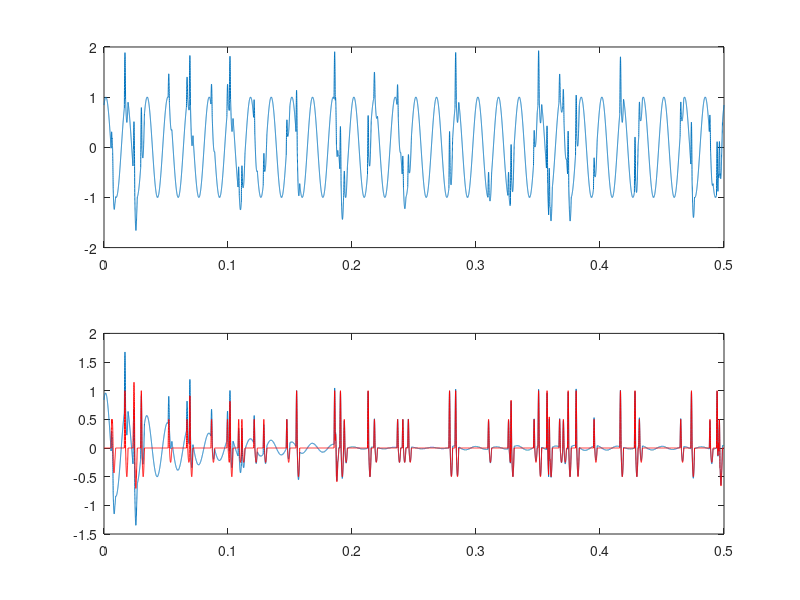

MATLAB code to generate this figure:
% test 60 Hz canceller
clear all
figure(1); clf;

Fs = 48000;
dt = 1/Fs;
t = 0:dt:0.5;

%reference noise
ref = sin(2*pi*60*t);
refshift = sin(2*pi*60*t + pi/2);
ph = 90;
%signal
% noisefree = sin(2*pi*10*t);
% sig = 1.0* sin(2*pi*60*t+ph) + noisefree ;


%define APs
AP1amp = 1;
AP1dur1 = .001;
AP1dur2 = .002;
AP1prob = .001;
AP2amp = AP1amp*.5;

%make single AP
%by concantenating two 1/2 sin cycles
oneT = 0:dt:(AP1dur1+AP1dur2);
oneAP = AP1amp*sin(2*pi/(2*AP1dur1)*oneT).*(oneT<=AP1dur1) + ...
    AP1amp*0.5*sin(2*pi/(2*AP1dur2)*(oneT+AP1dur1)).*(oneT>AP1dur1) ;

%make a bunch of APs
locationAP1 = rand(size(t))<AP1prob; %poisson
%locationAP1 = mod([1:length(t)],457)==0; %uniform
vAP = conv(locationAP1,oneAP);
vAP = vAP(1:length(t)); %truncate
locationAP2 = rand(size(t))<AP1prob; %poisson
vAP2 = conv(locationAP2,oneAP*AP2amp);
vAP = vAP + vAP2(1:length(t)); %truncate
noisefree = vAP+ 0.00*randn(size(t));
sig = noisefree +1* sin(2*pi*60*t+1)  ;

%%%%%%%%%%%%%%%%%%%%%%%%%
w1 = 0;
w2 = 0;
mu2e =2^-11 ;

for i=1:length(t)
    out(i) = sig(i) -  (w1*ref (i)+ w2*refshift(i)) ;
    w1 = w1 + mu2e*out(i)*sign(ref(i)) ;
    w2 = w2 + mu2e*out(i)*sign(refshift(i)) ;
end

np=2;

subplot(np,1,1)
plot(t,sig);

subplot(np,1,2)
plot(t,out)
hold on
plot(t,noisefree,'r')


